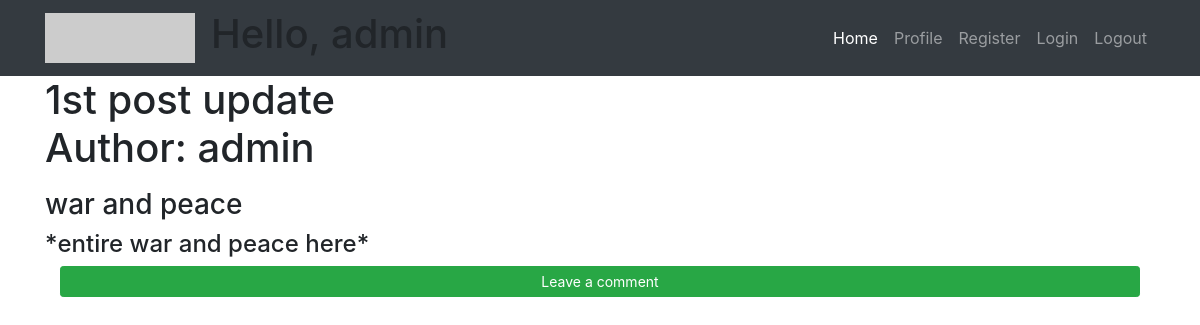
Page /blog/post/1 (signed in) on the earlier database version.
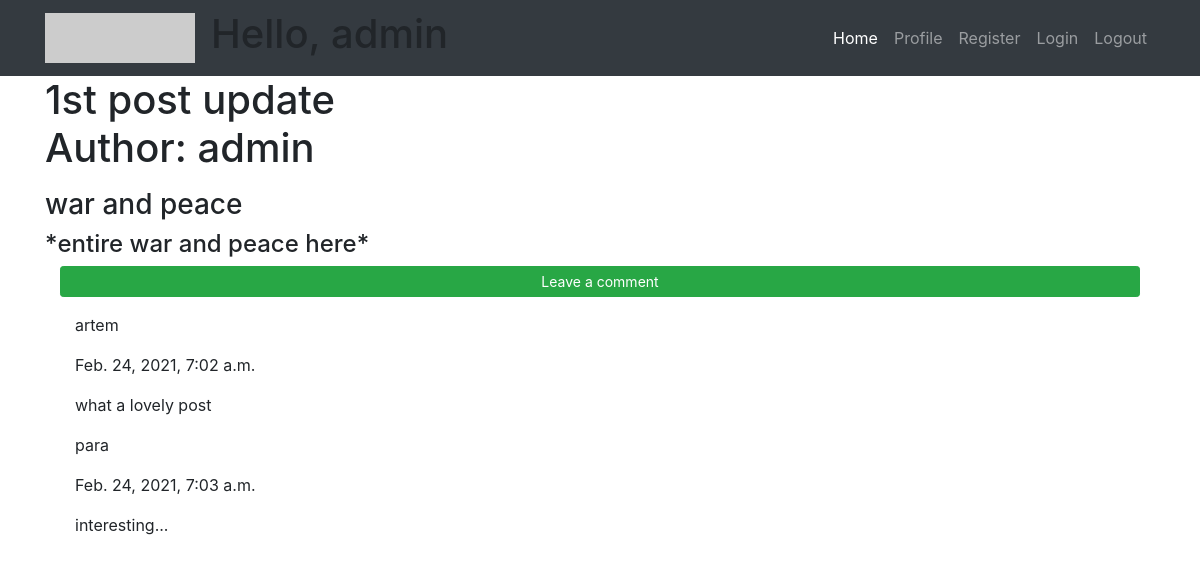
Same page on the later database version.
### BlogApp/models.py (models this page shows, shortened)
class Post(models.Model):
    name = models.CharField(max_length=200, default='Untitled')
    creation_date = models.DateTimeField(auto_now_add=True, null=True)
    text = models.TextField()
    description = models.TextField(max_length=200)
    user = models.ForeignKey(Guest, on_delete=models.SET_NULL, null=True)

class Guest(models.Model):
    user = models.OneToOneField(User, null=True, blank=True, on_delete=models.CASCADE)
    name = models.CharField(max_length=200, null=True)  # should be unique
    date_created = models.DateTimeField(auto_now_add=True, null=True)
    email = models.EmailField(default='example@blog.com')  # can't change
    phone = models.IntegerField(blank=True, default=111111)
    profile_picture = models.ImageField(null=True, blank=True)
    skype = models.CharField(max_length=50, null=True, blank=True)
    def __str__(self):
        return self.name

class Comment(models.Model):
    author = models.ForeignKey(Guest, on_delete=models.CASCADE)
    text = models.TextField()
    publication_date = models.DateTimeField(auto_now_add=True, null=True)
    post = models.ForeignKey(Post, on_delete=models.CASCADE)

### BlogApp/views.py (the view)
# urls.py: path('post/<str:pk>', views.post_page, name='post'),
@login_required(login_url='login')
def post_page(request, pk):
    post = Post.objects.get(id=pk)
    comments = Comment.objects.filter(post=post)
    context = {'post': post, 'comments': comments}
    return render(request, 'Blog/post.html', context)

### templates/Blog/post.html
{% extends 'Blog/base.html' %}
{% block content %}
<h1><span>{{ post.name }} <p>Author: {{ post.user }}</p> </span></h1>
<h3>{{ post.description }}</h3>
<h4>{{ post.text }}</h4>
<div class="container">
    <p><a href="{% url 'Blog:create_comment' post.id requst.path %}" class="btn btn-sm btn-success"
        style="width: 100%">Leave a comment</a></p>
    {% for comment in comments %}
    <div class="container">
        <p>{{comment.author}}</p>
        <p>{{comment.publication_date}}</p>
        <p>{{comment.text}}</p>
    </div>
    {% endfor %}
</div>
{% endblock %}

### templates/Blog/base.html (shortened to what this page needs)
<!DOCTYPE html>
{% load static %}
<html lang="en">
<head>
        <link rel="stylesheet"
          href="https://stackpath.bootstrapcdn.com/bootstrap/4.3.1/css/bootstrap.min.css"
>
        <link rel="stylesheet"
              type="text/css"
              href="{% static 'css/main.css' %}">
</head>
<body>
<nav class="navbar navbar-expand-lg navbar-dark bg-dark static-top">
  <div class="container">
    <a class="navbar-brand" href="#">
          <img src="http://placehold.it/150x50?text=Logo" alt="">
        </a>
    <div class="collapse navbar-collapse" id="navbarResponsive">
        <h1>Hello, {{ request.user }} </h1>
      <ul class="navbar-nav ml-auto">
        <li class="nav-item active">
          <a class="nav-link" href="{% url 'Blog:home' %}">Home
              </a>
        </li>
        <li class="nav-item">
          <a class="nav-link" href="{% url 'Blog:profile' user %}">Profile</a>
        </li>
        <li class="nav-item">
          <a class="nav-link" href="{% url 'Blog:register' %}">Register</a>
        </li>
        <li class="nav-item">
          <a class="nav-link" href="{% url 'Blog:login' %}">Login</a>
        </li>
        <li class="nav-item">
          <a class="nav-link" href="{% url 'Blog:logout' %}">Logout</a>
        </li>
      </ul>
    </div>
  </div>
</nav>
<div class="container">
  {% block content %}
  {% endblock %}
</div>
</body>
</html>

Differences in the rows shown:
added Comment: author "artem", publication_date "Feb. 24, 2021, 7:02 a.m.", text "what a lovely post"
added Comment: author "para", publication_date "Feb. 24, 2021, 7:03 a.m.", text "interesting..."
